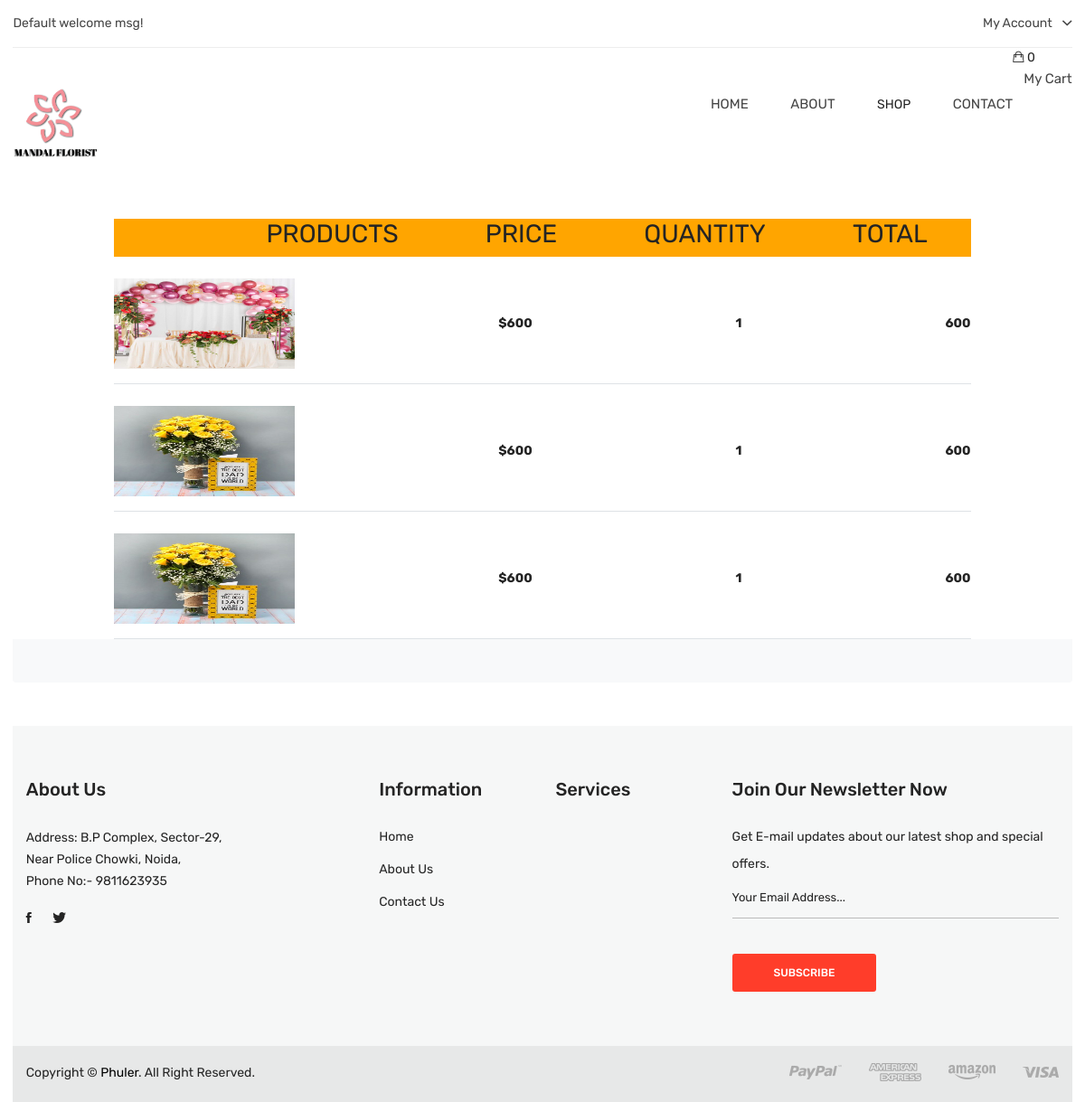
/myorder, run on the app's committed database.
### shop/models.py (models this page shows, shortened)
class OrderItem(models.Model):
    order=models.ForeignKey(Order,on_delete=CASCADE)
    product=models.CharField(max_length=100)
    image=models.ImageField(upload_to='proimage')
    quantity=models.CharField(max_length=100)
    price=models.CharField(max_length=100)
    total=models.CharField(max_length=100)

### shop/views.py (the view)
# urls.py: path('myorder',views.myorder,name="myorder"),
def myorder(request):
    order=Order.objects.all
    orderitems=OrderItem.objects.all
    cart_clear(request)
    orderitem=OrderItem.objects.order_by('product')[1:4]
    data={
        'order':order,
        'orderitems':orderitems,
        'orderitem':orderitem
    }
    return render(request,'myorder.html',data)

### templates/myorder.html (shortened to what this page needs)
{% extends 'basse.html' %}
{%block body%}
<div class="container bg-white rounded-top mt-5" id="zero-pad">
    <div class="row d-flex justify-content-center">
        <div class="col-lg-10 col-12 pt-3">
            <div class="container" style="background-color: orange;" >
            <div class="d-flex flex-row px-lg-5 mx-lg-5 mobile" id="heading" >
                <div class="px-lg-5 mr-lg-5" id="produc" ><h3>PRODUCTS</h3></div>
                <div class="px-lg-5 ml-lg-5" id="prc"><h3>PRICE</h3></div>
                <div class="px-lg-5 ml-lg-1" id="quantity"><h3>QUANTITY</h3></div>
                <div class="px-lg-5 ml-lg-3" id="total"><h3>TOTAL</h3></div>
            </div>
        </div>
            {% for i in orderitem %}
            <div class="d-flex flex-row justify-content-between align-items-center pt-lg-4 pt-2 pb-3 border-bottom mobile">
                <div class="d-flex flex-row align-items-center">
                    <div>
                        <img src="{{i.image}}" style="height: 100px; width:200px"></div>
                </div>
                <div class="pl-md-0 pl-1"><b>${{i.price}}</b></div>
                <div class="pl-md-0 pl-1"><b>{{i.quantity}}</b></div>
                <div class="pl-md-0 pl-1"><b>{{i.total}}</b></div>
                </div>
            {%endfor%}
        </div>
    </div>
</div>
<div class="container bg-light rounded-bottom py-4" id="zero-pad">
</div>
{%endblock%}

### data on the page
OrderItem: image (picture), price "600", quantity "1", total "600"
OrderItem: image (picture), price "600", quantity "1", total "600"
OrderItem: image (picture), price "600", quantity "1", total "600"

### other printed values
{{ request.session.cart|length }} "0"
